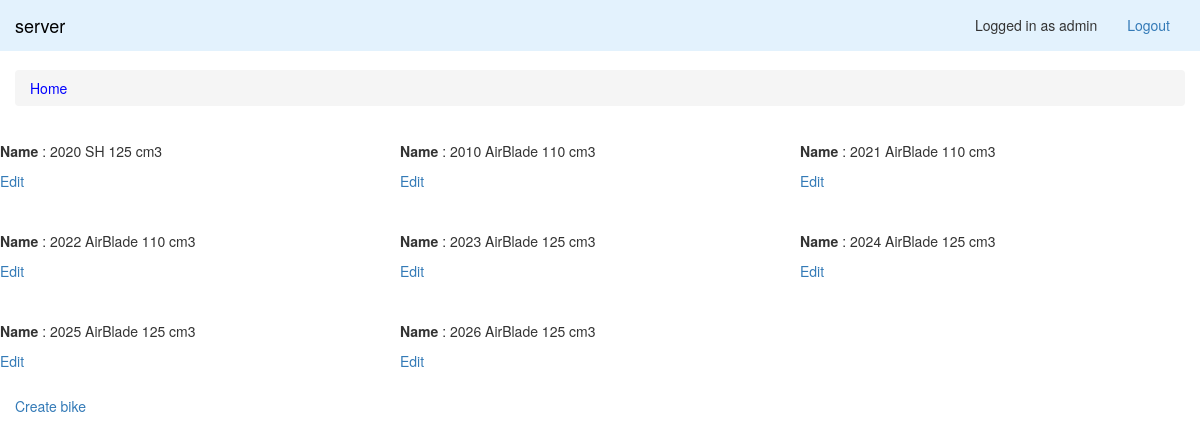
The app's page /bike/ (signed in) with its own data.
### firmware/models/Bike.py (models this page shows)
class Bike(models.Model):
    name = models.CharField(max_length=200, unique=True)

### firmware/views/BikeView.py (the view)
# urls.py: url(r'^bike/$', BikeView.as_view(), name='bike'),
class BikeView(View):
    template_name = 'firmware/bike.html'
    def get_bikes(self):
        bikes = Bike.objects.all()
        return bikes
    def get_items(self, bikes):
        items = []
        for bike in bikes:
            item = {
                'id': bike.id,
                'name': bike.name,
            }
            items.append(item)
        return items
    def get(self, request):
        bikes = self.get_bikes()
        items = self.get_items(bikes)
        context = {
            'items': items,
        }
        return TemplateResponse(request, self.template_name, context)

### firmware/context_processors.py (called while the page is built)
def is_moderator(request):
    return request.user.groups.filter(name='moderator').exists()

def user(request):
    return {
        'user': request.user,
        'moderator': is_moderator(request)
    }

### templates/firmware/bike.html (shortened to what this page needs)
{% extends 'includes/layout.html' %}
{% load index %}
{% load static %}
{% load humanize %}
{% load mathfilters %}
{% block content %}
    <div class="row">
        {% for item in items %}
            <div class='col-lg-4' style='margin: 15px 0'>
                <div class="row">
                    <p> <strong> Name </strong>: {{item.name}} </p>
                    <p> <a href='{% url 'firmware:bike-edit' item.id %}'> Edit </a> </p>
                </div>
            </div>
        {% endfor %}
    </div>
    {% if not create_bike_form and not bike %}
        <a href="{% url 'firmware:create-bike' %}" class='button'> Create bike</a>
    {% endif %}
{% endblock %}

### templates/includes/nav.html (shortened to what this page needs)
{% load static %}
<nav class="navbar navbar-light navbar-fixed-top" style="background-color: #e3f2fd;" role="navigation">
    <div class="container">
        <div class="navbar-header">
            <a class="navbar-brand" href="{% url 'firmware:index' %}" style="color: #000;">server</a>
        </div>
        <div class="collapse navbar-collapse" id="bs-example-navbar-collapse-1">
            <div class="collapse navbar-collapse">
                <ul class="nav navbar-nav" style="float: right;">
                    {% if user.is_authenticated %}
                        <li class="navbar-text navbar-left">Logged in as
                        {{ user.username }}</li>
                        <li>
                            <a href="{% url 'firmware:logout' %}">Logout</a>
                        </li>
                    {% endif %}
                </ul>
            </div>
        </div>
    </div>
</nav>

### static/css/shop-homepage.css (style rules this page uses)
body { padding-top: 70px; }
.container { padding-right: 0; padding-left: 0; margin-right: auto; margin-left: auto; }

### records on screen
Bike: name "2020 SH 125 cm3"
Bike: name "2010 AirBlade 110 cm3"
Bike: name "2021 AirBlade 110 cm3"
Bike: name "2022 AirBlade 110 cm3"
Bike: name "2023 AirBlade 125 cm3"
Bike: name "2024 AirBlade 125 cm3"
Bike: name "2025 AirBlade 125 cm3"
Bike: name "2026 AirBlade 125 cm3"

### other values on screen
{{ user.username }} "admin"
